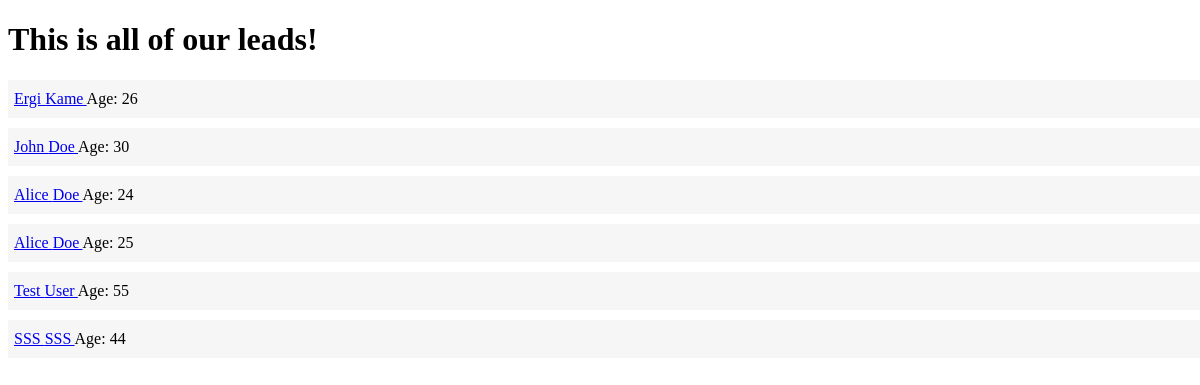
The page /leads/ on the database as committed earlier.
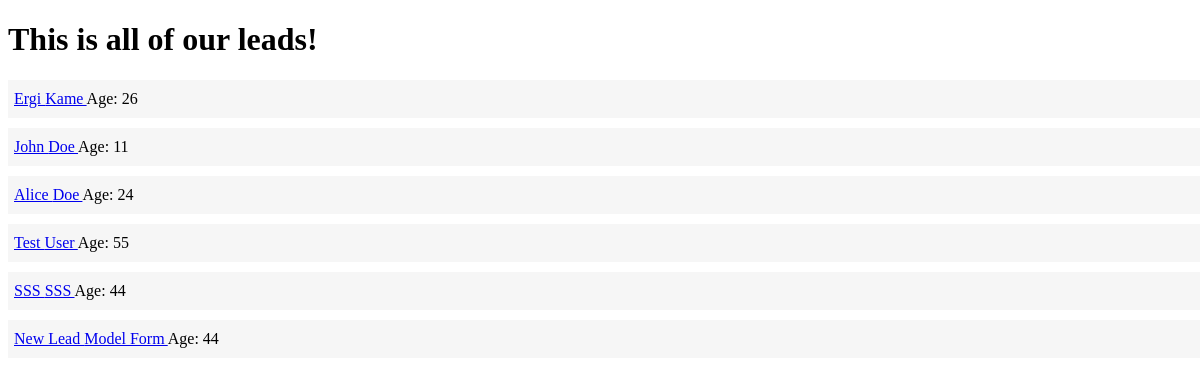
The same page on the database as committed later.
### leads/models.py (models this page shows, shortened)
class Lead(models.Model):
    first_name = models.CharField(max_length=20)
    last_name = models.CharField(max_length=20)
    age = models.IntegerField(default=0)
    agent = models.ForeignKey("Agent", on_delete=models.CASCADE)

### leads/views.py (the view)
# urls.py: path('', lead_list),
def lead_list(request):
    leads = Lead.objects.all()
    context = {
        "leads": leads
    }
    return render(request, "leads/lead_list.html", context)

### leads/templates/leads/lead_list.html (shortened to what this page needs)
<!doctype html>
<html lang="en">
<head>
</head>
<body>
    <h1>This is all of our leads!</h1>
    {% for lead in leads %}
        <div class="lead">
            <a href="/leads/{{ lead.pk }}"> {{ lead.first_name }} {{ lead.last_name }} </a>
             Age: {{ lead.age }}
        </div>
    {% endfor %}
</body>
</html>

Rows that differ between the two databases and show on the page:
removed Lead: first_name "Alice", last_name "Doe", age "25"
changed Lead "John": age "30" → "11"
added Lead: first_name "New Lead", last_name "Model Form", age "44"
